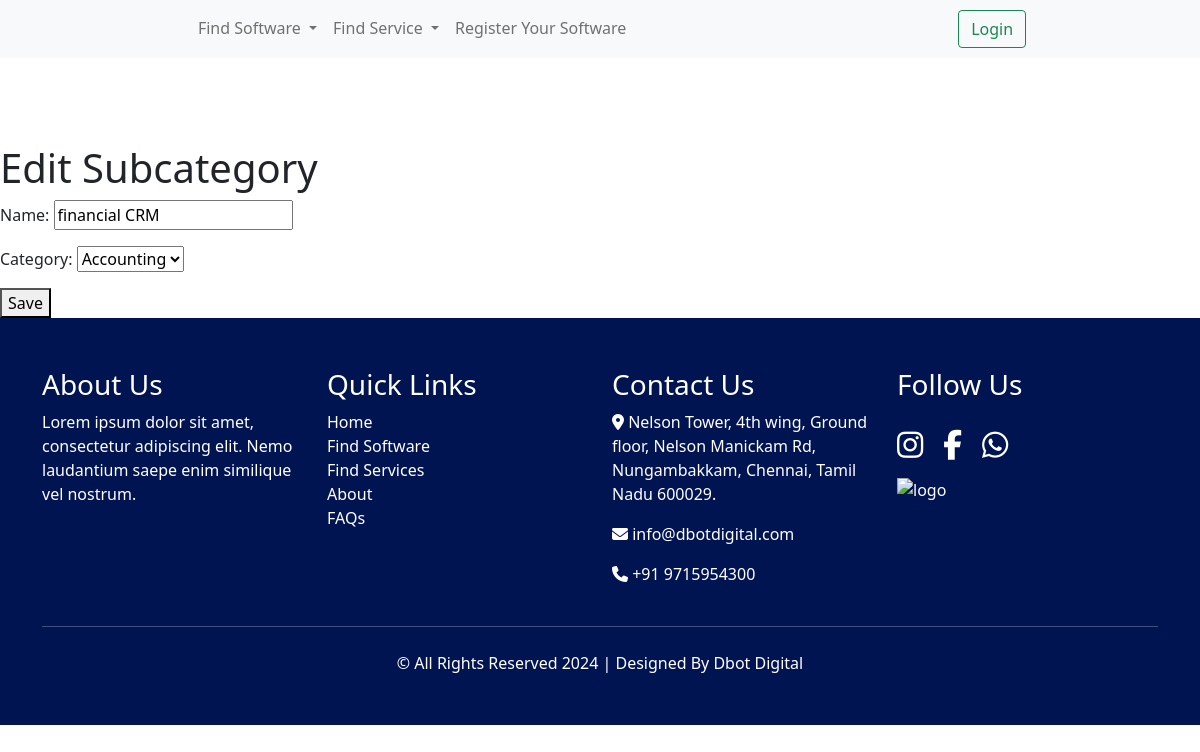
The app's page /edit_subcategory/1/, older data.
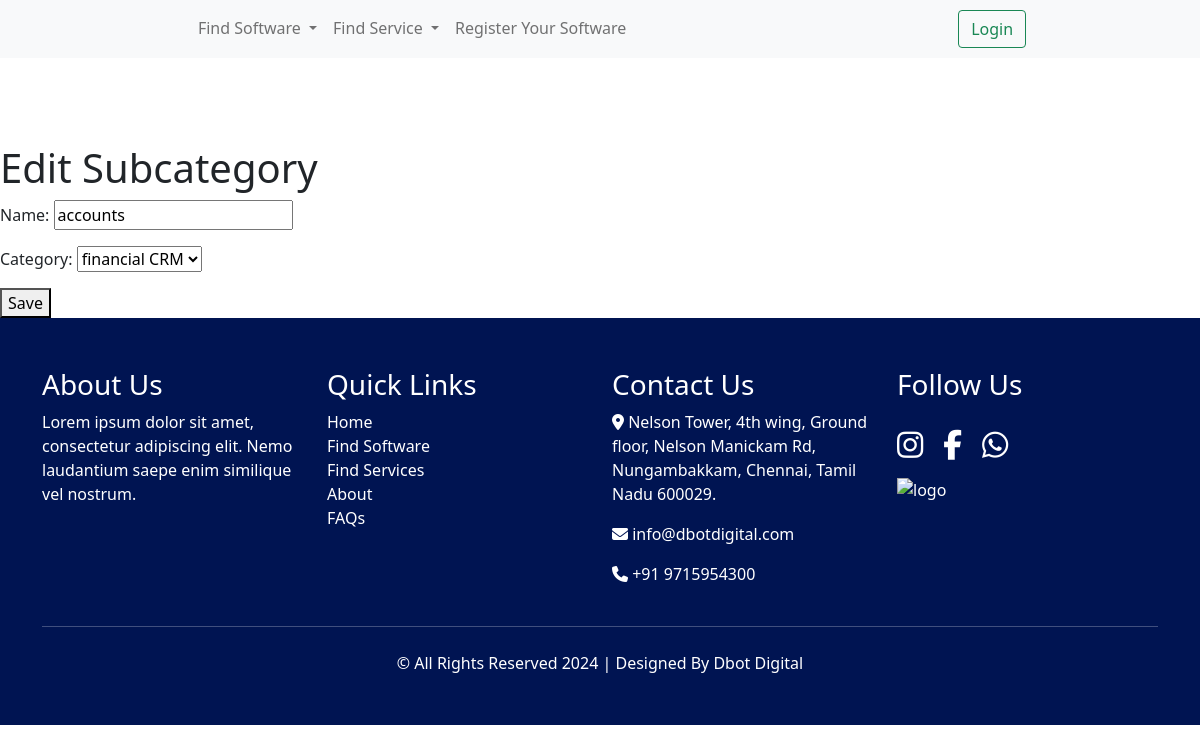
The same page, newer data.
### listingapp/models.py (models this page shows, shortened)
class Subcategory(models.Model):
    name = models.CharField(max_length=100)
    category = models.ForeignKey(Category, on_delete=models.CASCADE)

class Category(models.Model):
    name = models.CharField(max_length=100)
    def __str__(self):
        return self.name

### listingapp/views.py (the view)
# urls.py: path('edit_subcategory/<int:subcategory_id>/', edit_subcategory, name='edit_subcategory'),
def edit_subcategory(request, subcategory_id):
    subcategory = get_object_or_404(Subcategory, id=subcategory_id)
    if request.method == 'POST':
        form = SubcategoryForm(request.POST, instance=subcategory)
        if form.is_valid():
            form.save()
            return redirect('all_details')  # Redirect to the page where all details are shown
    else:
        form = SubcategoryForm(instance=subcategory)
    return render(request, 'edit_subcategory.html', {'form': form})

### listingapp/forms.py
class SubcategoryForm(forms.ModelForm):
    class Meta:
        model = Subcategory
        fields = '__all__'

### listingapp/templates/edit_subcategory.html (shortened to what this page needs)
{% extends 'base.html' %}
{% load static %}
{% block content %}<br><br><br><br><br><br>
<html lang="en">
<head>
</head>
<body>
    <h1>Edit Subcategory</h1>
    <form method="post">
        {{ form.as_p }}
        <button type="submit">Save</button>
    </form>
</body>
</html>
{% endblock %}

Row changes from the older to the newer data that the page shows:
changed Subcategory "financial CRM": name "financial CRM" → "accounts"; category "Accounting" → "financial CRM"
